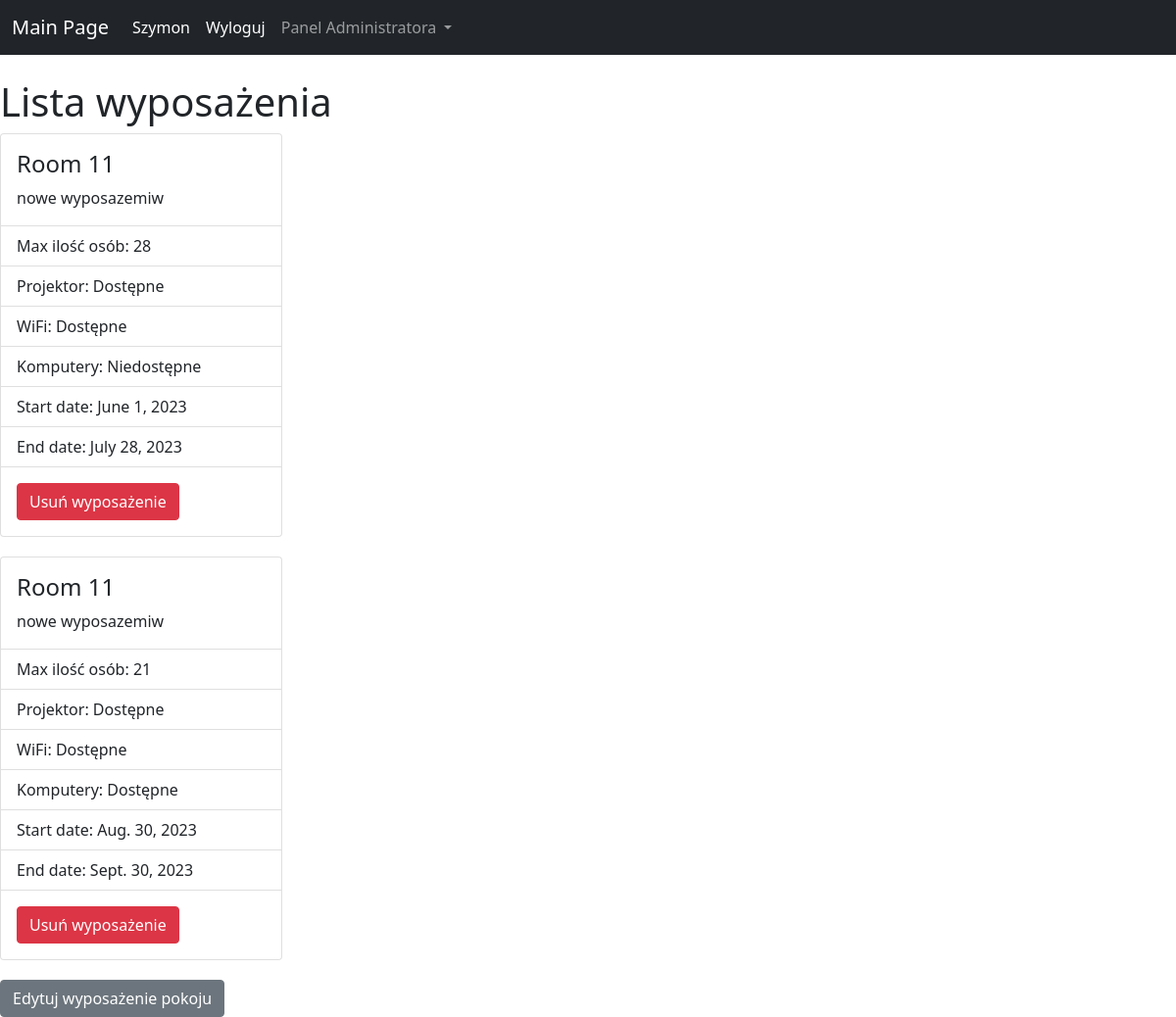
The page /reservationSystem/adminPanel/roomDetails/13 (signed in) on the database its author committed.
### reservationSystem/models.py (models this page shows, shortened)
class Equipment(models.Model):
    room = models.ForeignKey(Room, on_delete=models.CASCADE)
    capacity = models.IntegerField('Capacity')
    projector = models.BooleanField(default=False)
    WiFi = models.BooleanField(default=False)
    computers = models.BooleanField(default=False)
    start_date = models.DateField(null=False, blank=True)
    end_date = models.DateField(null=False, blank=True)

class Room(models.Model):
    name = models.CharField('Room name' ,max_length=255)
    description = models.TextField(blank=True)

### reservationSystem/views.py (the view)
# urls.py: path('adminPanel/roomDetails/<int:roomId>', views.roomDetails, name='roomDetails'),
def roomDetails(request, roomId):
    equipments = Equipment.objects.filter(room=roomId)
    context = {
        'equipment_list': equipments,
        'roomId': roomId,
    }
    return render(request, 'roomDetails.html', context)

### reservationSystem/templates/roomDetails.html
{% extends 'base.html' %}
{% block content %}
    <h1>Lista wyposażenia</h1>
    {% for equipment in equipment_list %}
    <div class="card" style="width: 18rem;">
        <div class="card-body">
        <h4 class="card-title">{{equipment.room.name}}</h4>
        <p class="card-text">{{equipment.room.description}}</p>
        </div>
        <ul class="list-group list-group-flush">
            <li class="list-group-item">Max ilość osób: {{equipment.capacity}}</li>
        <li class="list-group-item">Projektor: {% if equipment.projector %}Dostępne{% else %}Niedostępne{% endif %}</li>
        <li class="list-group-item">WiFi: {% if equipment.WiFi %}Dostępne{% else %}Niedostępne{% endif %}</li>
        <li class="list-group-item">Komputery: {% if equipment.computers %}Dostępne{% else %}Niedostępne{% endif %}</li>
        <li class="list-group-item">Start date: {{equipment.start_date}}</li>
        <li class="list-group-item">End date: {{equipment.end_date}}</li>
        </ul>
        <div class="card-body">
            <a href="{% url 'deleteEquipment' equipment.id %}" class="btn btn-danger">Usuń wyposażenie</a>
        </div>
    </div>
    {% endfor %}
    <a href="{% url 'editRoom' roomId %}" class="btn btn-secondary">Edytuj wyposażenie pokoju</a>
{% endblock %}

### reservationSystem/templates/navbar.html (shortened to what this page needs)
<nav class="navbar navbar-expand-lg navbar-dark bg-dark">
    <div class="container-fluid">
      <a class="navbar-brand" href="{% url 'home' %}">Main Page</a>
      <div class="collapse navbar-collapse" id="navbarSupportedContent">
        <ul class="navbar-nav me-auto mb-2 mb-lg-0">
          {% if user.is_authenticated %}
            <li class="nav-item">
              <a class="nav-link active" aria-current="page">{{user.username}}</a>
            </li>
            <li class="nav-item">
              <a class="nav-link active" aria-current="page" href="{% url 'logout' %}">Wyloguj</a>
            </li>
          {% endif %}
          {% if user.is_staff %}
            <li class="nav-item dropdown">
              <a class="nav-link dropdown-toggle" id="navbarDropdown" role="button" data-bs-toggle="dropdown" aria-expanded="false">
                Panel Administratora
              </a>
            </li>
          {% endif %}
        </ul>
      </div>
    </div>
  </nav>

### reservationSystem/static/css/style.css (style rules this page uses)
.card { margin-bottom: 20px; }

### rows shown on the page
Equipment: room.name "Room 11", room.description "nowe wyposazemiw", capacity "28", projector "Dostępne", WiFi "Dostępne", computers "Niedostępne", start_date "June 1, 2023", end_date "July 28, 2023"
Equipment: room.name "Room 11", room.description "nowe wyposazemiw", capacity "21", projector "Dostępne", WiFi "Dostępne", computers "Dostępne", start_date "Aug. 30, 2023", end_date "Sept. 30, 2023"

### other values the page prints
{{ user.username }} "Szymon"
